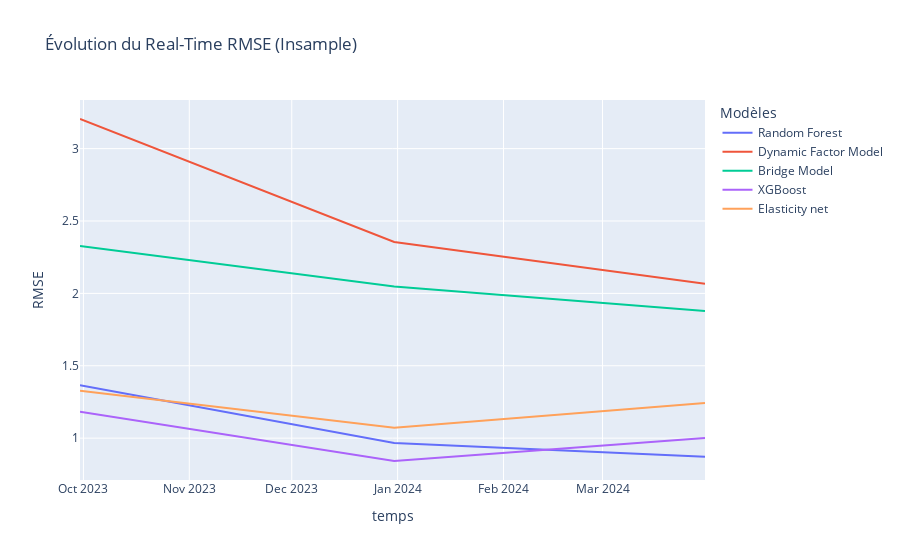

Notebook code cell kept with this figure:
### Code cell
# Real-Time RMSE pour chaque modèle (insample)
rmse_rf_insample = [1.365827308203885, 0.9668281742337729, 0.8718057997083747, 0.873890206069358, 0.8191767913607247, 0.7684600161578246, 0.7116810754497749, 0.7972788547519565, 0.7795626522711927, 0.7501645637995084, 0.7152845617588478, 0.6889863136621039, 0.6676881392915651, 0.6459171189381137, 0.6240464934390899, 0.6042584135065424, 0.5863186119200786, 0.5702005230314594, 0.5565894992429167, 0.5471637130565181, 0.5540519115073551, 0.5422043918897174, 0.5322433055817315, 0.5661086411536524, 1.2257565163519448, 1.2897086563999995, 1.270730100685601, 1.2910599641988365, 1.2725581386232583, 1.2569252900009, 1.265973063764316, 1.2772242954050783, 1.2587507107177847, 1.2533917335066138, 1.235357919819941, 1.2185890335043923, 1.2061123729632415]
rmse_dfm_insample = [3.204663867405962, 2.3552942253401197, 2.066986832178501, 1.9470342296112424, 1.8378429300309618, 1.8797632817149406, 1.7439103951413824, 1.8712478636744145, 1.7647260036733905, 1.7176260782450152, 1.6461645919942123, 1.615751211930831, 1.6145162377797144, 1.5917987818298076, 1.5432549319402877, 1.495792889545977, 1.4546751168635728, 1.4145132713421442, 1.3768654024082807, 1.3431279066352935, 1.359471969653067, 1.332249151528095, 1.3319461773279377, 1.402891264032471, 3.0307773165645506, 3.274220055730546, 3.224091725222142, 3.2720502923071164, 3.2272468188255647, 3.2089602240872543, 3.158469137844956, 3.129825714946617, 3.0820572415301317, 3.0578076965549896, 3.016681897981468, 2.9745002325840435, 2.945805421313947]

rmse_bridge_insample = [2.3281596286966773, 2.047921694728628, 1.8778983408423078, 1.645366258949291, 1.5492216728069248, 1.422026984047021, 1.328960113499687, 1.2609280942387542, 1.212316432019103, 1.1613399925925392, 1.128387067584272, 1.216947394882215, 1.2360305583349314, 1.1912028237161503, 1.151449225577121, 1.120576683384157, 1.0915205171775544, 1.0615799357864317, 1.0387237429353002, 1.033559540775604, 1.0259246785831533, 1.002580539260389, 1.0364002610285952, 1.048934600031933, 1.2560974393854607, 1.5564914148657782, 1.5387493474204241, 1.650682017654175, 1.6415955185434619, 1.6331937847927194, 1.6835863175273735, 1.7159722697010988, 1.7075575805281267, 1.682391543321997, 1.6603449377780093, 1.6517144192951383, 1.6363128431758833]
rmse_bayesian_insample= [1.326952633321744, 1.072021268687739, 1.2420820922426408, 1.409226361191705, 1.4284433716836238, 1.3991722255947578, 1.3166689014500077, 1.648046924476022, 1.5670086865038093, 1.4926181244112338, 1.4344524925771895, 1.4990362851675432, 1.4404458650462866, 1.3926059144626866, 1.345831586032802, 1.307092513199572, 1.3004542120420166, 1.2711758115775336, 1.2372785176160481, 1.22079474395413, 1.297532344334634, 1.267997586446278, 1.260214664859538, 1.3465170677633325, 2.5147533573979017, 2.8659349557097413, 2.8124389555447493, 2.8651556606936803, 2.823703832883015, 2.7860024576977356, 2.7414852088418895, 2.741034215956176, 2.699184744443437, 2.683876896553945, 2.6537310260764637, 2.62821377206208, 2.6060222663418053]
rmse_xg_insample=[1.1823249295043468, 0.8421613343656464, 1.0001870285568502, 1.0068334414600764, 0.9586979206100443, 0.8753355764858155, 0.8107710840413809, 0.86949357273579, 0.8343201902523502, 0.8636133094893316, 0.8235267135454822, 0.8183636616812949, 0.8032897812601444, 0.7778542024072593, 0.7516289724841669, 0.7277807634780368, 0.7099482862084854, 0.6901674948851224, 0.671920214474025, 0.6596793860197602, 0.7096591411584878, 0.7124343901674968, 0.7193615389029707, 0.8095939784129776, 1.8428288445384893, 2.0550235028274724, 2.0267584097214444, 2.023566366487967, 2.025003804036744, 2.0163575928393844, 1.9837107491636026, 1.986901570137298, 1.9582848644334307, 1.944934963271735, 1.9183166207325553, 1.8916209742874899, 1.8923528535589802]
# Création du graphique
fig = go.Figure()

fig.add_trace(go.Scatter(x=dates_test, y=rmse_rf_insample, mode='lines', name='Random Forest'))
fig.add_trace(go.Scatter(x=dates_test,y=rmse_dfm_insample, mode='lines', name='Dynamic Factor Model'))
fig.add_trace(go.Scatter(x=dates_test,y=rmse_bridge_insample, mode='lines', name='Bridge Model'))
fig.add_trace(go.Scatter(x=dates_test,y=rmse_xg_insample, mode='lines', name='XGBoost'))
fig.add_trace(go.Scatter(x=dates_test,y=rmse_bayesian_insample, mode='lines', name='Elasticity net'))
fig.update_layout(title="Évolution du Real-Time RMSE (Insample)",
                  xaxis_title="temps",
                  yaxis_title="RMSE",
                  legend_title="Modèles")
fig.write_image("rmse_insample.png")

fig.show()
